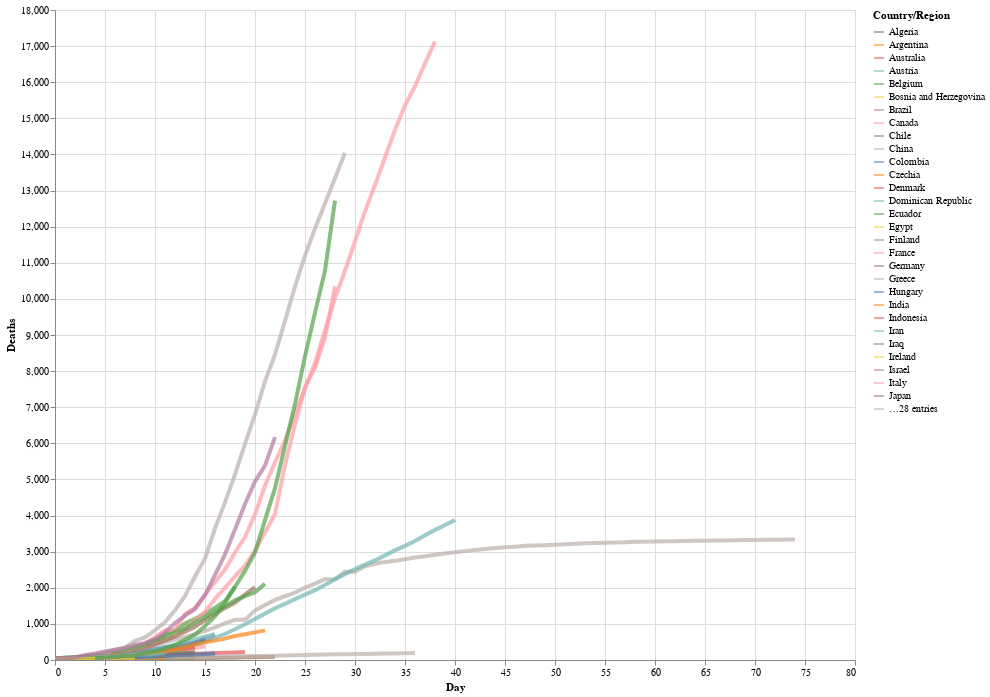

Notebook cell for this chart:
### Markdown cell above
We can now customize the code to thicken the line width, to alter the opacity, and to make the chart larger:

### Code cell
# altair plot 
alt.Chart(deaths_long).mark_line(strokeWidth=4, opacity=0.7).encode(
    x='Day',
    y='Deaths',
    color='Country/Region'
).properties(
    width=800,
    height=650
).interactive()

### Figure 1 — Vega-Lite specification as saved in the notebook (floating-point values rounded to 4 significant figures; data arrays with more than 128 entries replaced by an {"elided": "..."} marker saying what was removed)
{"config": {"view": {"continuousWidth": 400, "continuousHeight": 300}}, "data": {"name": "data-4991a3f3f81bfe9b58b1463d62bb5819"}, "mark": {"type": "line", "opacity": 0.7, "strokeWidth": 4}, "encoding": {"color": {"type": "nominal", "field": "Country/Region"}, "x": {"type": "quantitative", "field": "Day"}, "y": {"type": "quantitative", "field": "Deaths"}}, "height": 650, "selection": {"selector001": {"type": "interval", "bind": "scales", "encodings": ["x", "y"]}}, "width": 800, "$schema": "https://vega.github.io/schema/vega-lite/v4.8.1.json", "datasets": {"data-4991a3f3f81bfe9b58b1463d62bb5819": {"elided": "4389 records"}}}
